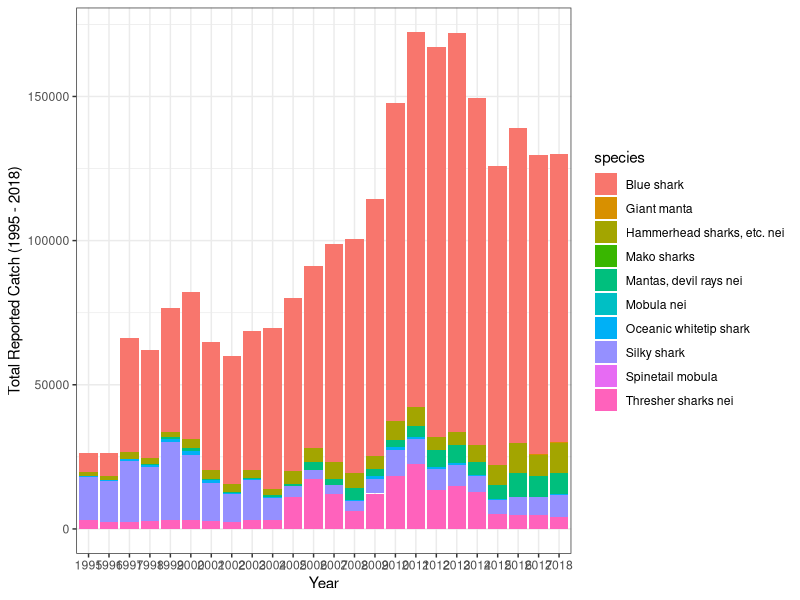
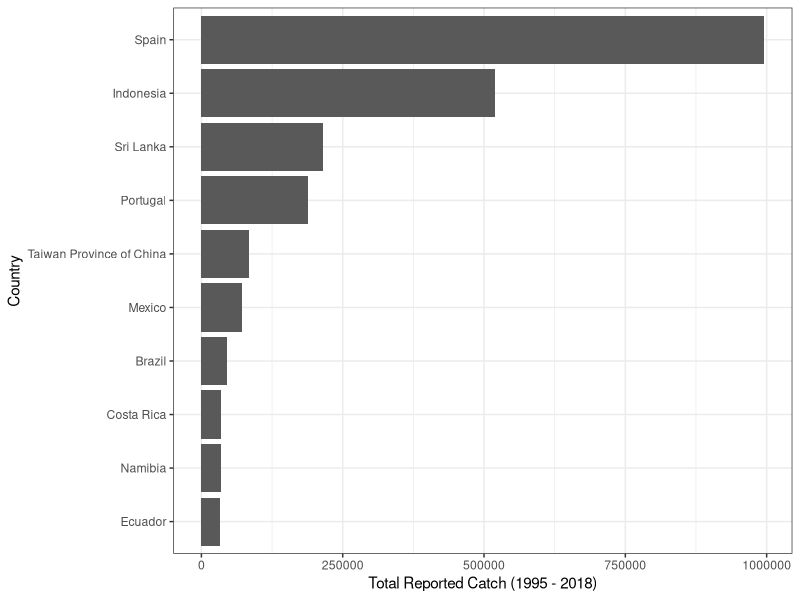

Here is the R script that generated these plots, in order:

library(dplyr)
library(tidyverse)
library(reshape2)
library(gridExtra)
library(viridis)
library(ggpubr)
library(here)
library(scales)

setwd("~/Desktop/Fisheries_Disconnects_Paper/disconnects/01_raw-data")

#global shark landings reported to FAO 
fao_catch<-read.csv("Global_shark_FAO_catch.csv", sep= ",", header= TRUE)
#remove early years
fao_catch<-fao_catch[,-3:-93 ]

#remove x's 
catch<-  fao_catch[, grepl( "^X",names(fao_catch))]
#merge datasets
catch<-cbind(fao_catch[,1:2], catch)

#fix colnames
names<-c("Country" , "species", 1995:2018)
colnames(catch)<-names
catch<-catch[!grepl("Total", catch$Country),]
catch<-catch[!grepl("FAO", catch$Country),]
#now we have formatted dataset. 
#need to pivot to long, group by species and coutnry

#summarise by total catch of all species, 1995-2018

#next go back to data with species and time
catch_totals<- catch %>% pivot_longer(
  cols = 3:26,
  names_to = "Year" ,values_to = "catch") 

#species plot
ggplot(catch_totals, aes(x=Year, y=catch, fill= species) )+
  geom_col()+
 # scale_y_log10(breaks = trans_breaks("log10", function(x) 10^x),
               # labels = trans_format("log10", math_format(10^.x))) +
  theme_bw()+
  labs(y= "Total Reported Catch (1995 - 2018)")


#isolate highest-capture countries
top_countries <- catch_totals  %>% 
  group_by(Country) %>% 
  summarise(total=sum(catch))

top_countries<-top_countries %>% 
  # desc orders from largest to smallest
  arrange(desc(total)) 

#remove other category
top_countries<-top_countries[!grepl("Other", top_countries$Country),]
top_countries<-top_countries[1:10,]

#simple country plot (no fill) - top 10 countries
ggplot(top_countries, aes(x=reorder(Country, total), y=total ))+
  geom_bar(stat="identity", position="stack")+
  theme_bw()+
  coord_flip()+
  labs(y= "Total Reported Catch (1995 - 2018)", x = "Country" )




